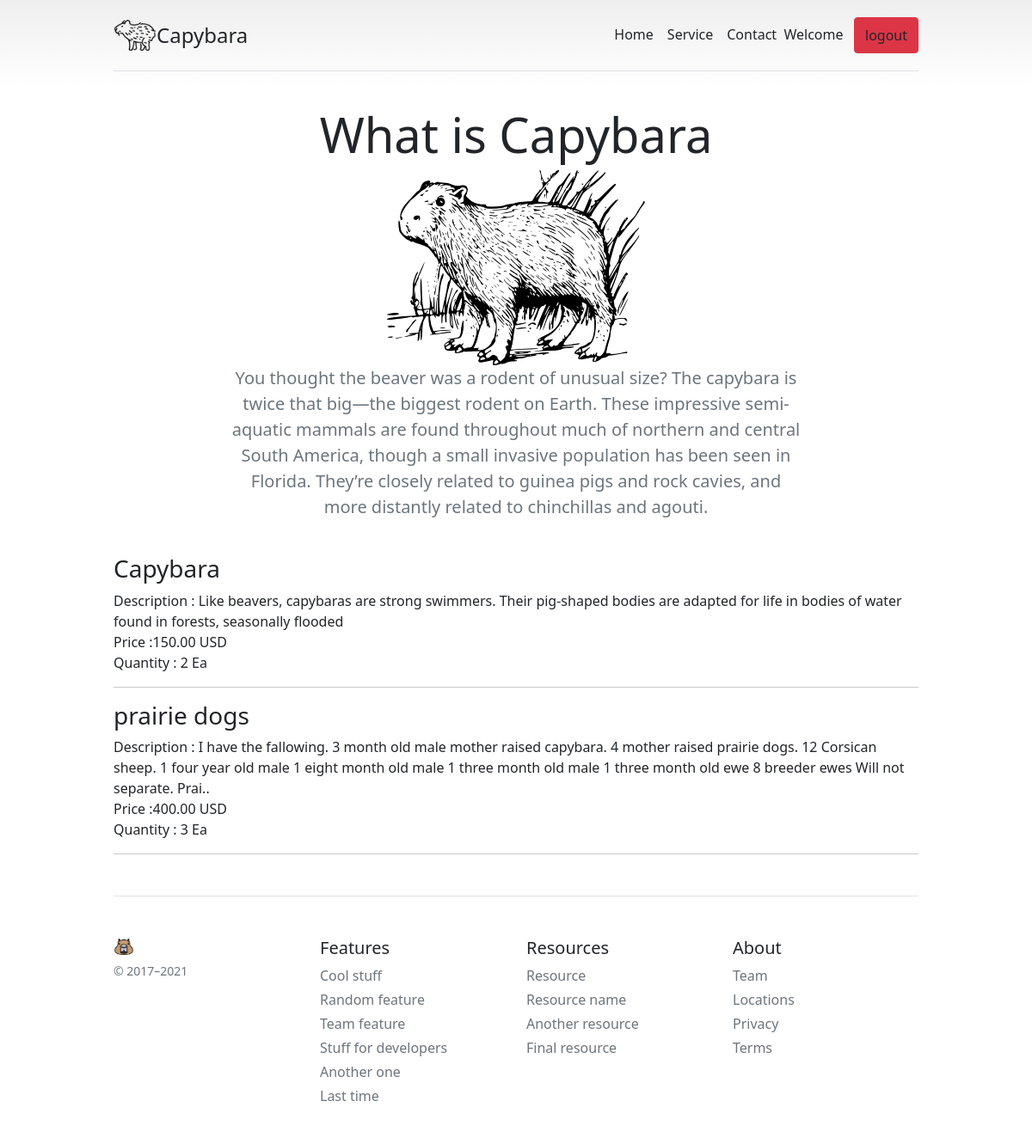
The app's page / (signed in) with its own data.
### company/models.py (models this page shows, shortened)
class Product(models.Model):
    title = models.CharField(max_length=200)
    description = models.TextField(null=True, blank=True) #null อณุญาติให้ data base เป็น null blank ค่าว่างได้
    price = models.DecimalField(max_digits=10, decimal_places=2)
    quantity = models.IntegerField()

### company/views.py (the view)
# urls.py: path('', Home ,name = 'home-page'),
def Home(request):
    allproduct = Product.objects.all() #SELECT * from product
    context = {'allproduct':allproduct}
    return render(request, 'company/home.html',context) #render html ให้หน่อย

### company/template/company/Home.html (shortened to what this page needs)
{% extends 'company/base.html' %}
{% load static %}
{% block content %}
  <body>
    <div class="pricing-header p-3 pb-md-4 mx-auto text-center">
      <h1 class="display-4 fw-normal">What is Capybara</h1>
      <img src="{% static 'image/body1.png' %}" alt="My image">
      <p class="fs-5 text-muted">
        You thought the beaver was a rodent of unusual size? The capybara is twice that big—the biggest rodent on Earth. These impressive semi-aquatic mammals are found throughout much of northern and central South America, though a small invasive population has been seen in Florida. They’re closely related to guinea pigs and rock cavies, and more distantly related to chinchillas and agouti.
    </div>
    {% if user.is_authenticated %}
      {% for pd in allproduct %}
          <h3>{{pd.title}}</h3>
          <p>
           Description : {{pd.description}}<br>
           Price :{{pd.price}} USD<br>
           Quantity : {{pd.quantity}} Ea<br>
          <hr>
          </p>
      {% endfor %}
    {% else %}
          <h3>can't see that</h3>
    {% endif %}
{% endblock content %}

### static/css/pricing.css (style rules this page uses)
body { background-image: linear-gradient(180deg, #eee, #fff 100px, #fff); }
.pricing-header { max-width: 700px; }

### records on screen
Product: title "Capybara", description "Like beavers, capybaras are strong swimmers. Their pig-shaped bodies are adapted for life in bodies of water found in forests, seasonally flooded", price "150.00", quantity "2"
Product: title "prairie dogs", description "I have the fallowing. 3 month old male mother raised capybara. 4 mother raised prairie dogs. 12 Corsican sheep. 1 four year old male 1 eight month old male 1 three month old male 1 three month old ewe 8 breeder ewes Will not separate. Prai..", price "400.00", quantity "3"
